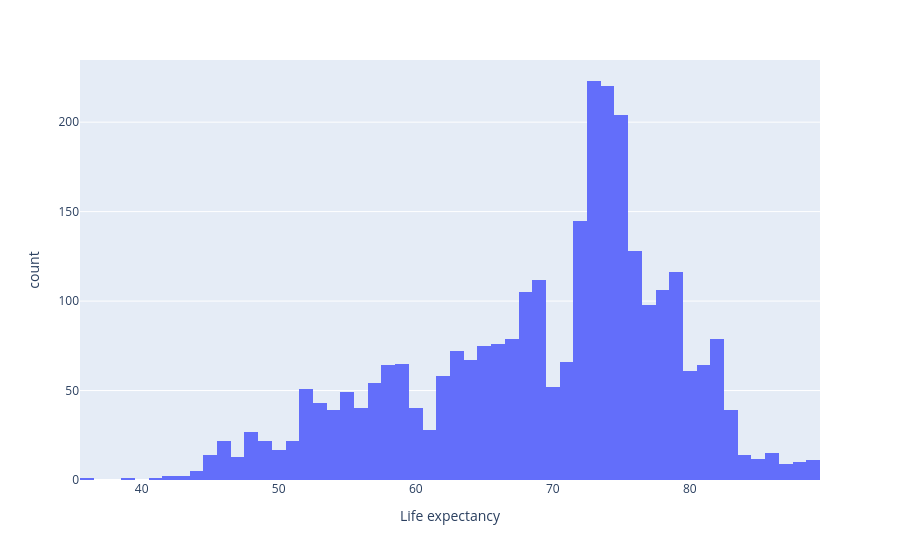

Notebook source saved alongside this figure:
### Markdown cell above
## Life expectancy

### Code cell
fig=px.histogram(df,x='Life expectancy ')
fig.show()

### Figure 1 — Plotly figure (JSON) as saved in the notebook; plotly's stock layout.template omitted (floating-point values rounded to 4 significant figures; data arrays with more than 128 entries replaced by an {"elided": "..."} marker saying what was removed)
{"data": [{"alignmentgroup": "True", "bingroup": "x", "hovertemplate": "Life expectancy =%{x}<br>count=%{y}<extra></extra>", "legendgroup": "", "marker": {"color": "#636efa", "pattern": {"shape": ""}}, "name": "", "offsetgroup": "", "orientation": "v", "showlegend": false, "type": "histogram", "x": {"elided": "2938 float values"}, "xaxis": "x", "yaxis": "y"}], "layout": {"barmode": "relative", "legend": {"tracegroupgap": 0}, "margin": {"t": 60}, "xaxis": {"anchor": "y", "domain": [0, 1], "title": {"text": "Life expectancy "}}, "yaxis": {"anchor": "x", "domain": [0, 1], "title": {"text": "count"}}}}
